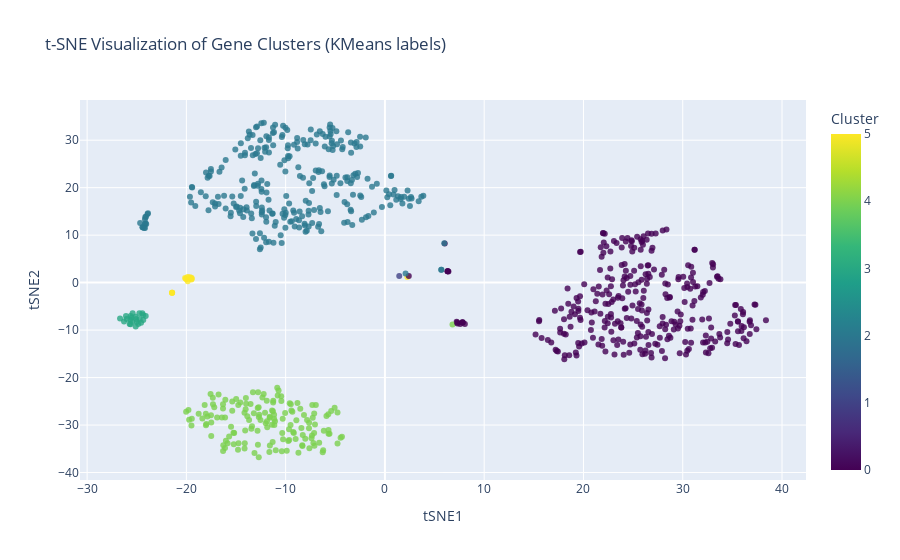

The cell this chart's notebook holds for it:
### Code cell
tsne_df['Gene-Screen'] = df['Gene'] + "-" + df['Screen']

fig = px.scatter(
    tsne_df,
    x="tSNE1",
    y="tSNE2",
    color="Cluster",
    hover_data={"Gene-Screen": True, "Cluster": True, "tSNE1":False, "tSNE2":False},
    title="t-SNE Visualization of Gene Clusters (KMeans labels)",
    color_continuous_scale="Viridis"
)

fig.update_traces(marker=dict(size=6, opacity=0.8, line=dict(width=0)))
# fig.show()

### Figure 1 — Plotly figure (JSON) as saved in the notebook; plotly's stock layout.template omitted (floating-point values rounded to 4 significant figures; data arrays with more than 128 entries replaced by an {"elided": "..."} marker saying what was removed)
{"data": [{"customdata": {"elided": "779x2 mixed values"}, "hovertemplate": "Gene-Screen=%{customdata[0]}<br>Cluster=%{marker.color}<extra></extra>", "legendgroup": "", "marker": {"color": {"elided": "779 int values"}, "coloraxis": "coloraxis", "line": {"width": 0}, "opacity": 0.8, "size": 6, "symbol": "circle"}, "mode": "markers", "name": "", "orientation": "v", "showlegend": false, "type": "scatter", "x": {"elided": "779 float values"}, "xaxis": "x", "y": {"elided": "779 float values"}, "yaxis": "y"}], "layout": {"coloraxis": {"colorbar": {"title": {"text": "Cluster"}}, "colorscale": [[0, "#440154"], [0.1111, "#482878"], [0.2222, "#3e4989"], [0.3333, "#31688e"], [0.4444, "#26828e"], [0.5556, "#1f9e89"], [0.6667, "#35b779"], [0.7778, "#6ece58"], [0.8889, "#b5de2b"], [1, "#fde725"]]}, "legend": {"tracegroupgap": 0}, "title": {"text": "t-SNE Visualization of Gene Clusters (KMeans labels)"}, "xaxis": {"anchor": "y", "domain": [0, 1], "title": {"text": "tSNE1"}}, "yaxis": {"anchor": "x", "domain": [0, 1], "title": {"text": "tSNE2"}}}}
